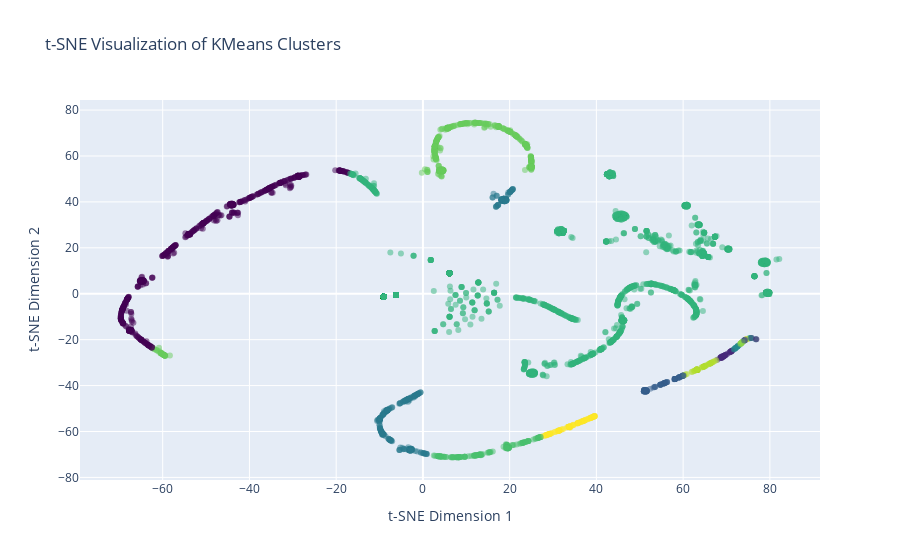

Notebook code cell kept with this figure:
### Code cell
# Create a scatter plot trace
scatter = go.Scatter(
    x=data_tsne[:, 0],
    y=data_tsne[:, 1],
    mode='markers',
    marker=dict(
        color=kmeans.labels_,
        colorscale='Viridis',
        opacity=0.5
    ),
    text=['Cluster: {}'.format(label) for label in kmeans.labels_]
)

# Create layout
layout = go.Layout(
    title='t-SNE Visualization of KMeans Clusters',
    xaxis=dict(title='t-SNE Dimension 1'),
    yaxis=dict(title='t-SNE Dimension 2'),
    coloraxis_colorbar=dict(title='Cluster')
)

# Create figure
fig = go.Figure(data=[scatter], layout=layout)

# Plot the figure
iplot(fig)

### Figure 1 — Plotly figure (JSON) as saved in the notebook; plotly's stock layout.template omitted (floating-point values rounded to 4 significant figures; data arrays with more than 128 entries replaced by an {"elided": "..."} marker saying what was removed)
{"data": [{"marker": {"color": {"elided": "6541 int values"}, "colorscale": [[0, "#440154"], [0.1111, "#482878"], [0.2222, "#3e4989"], [0.3333, "#31688e"], [0.4444, "#26828e"], [0.5556, "#1f9e89"], [0.6667, "#35b779"], [0.7778, "#6ece58"], [0.8889, "#b5de2b"], [1, "#fde725"]], "opacity": 0.5}, "mode": "markers", "text": {"elided": "6541 str values"}, "type": "scatter", "x": {"elided": "6541 float values"}, "y": {"elided": "6541 float values"}}], "layout": {"coloraxis": {"colorbar": {"title": {"text": "Cluster"}}}, "title": {"text": "t-SNE Visualization of KMeans Clusters"}, "xaxis": {"title": {"text": "t-SNE Dimension 1"}}, "yaxis": {"title": {"text": "t-SNE Dimension 2"}}}}
